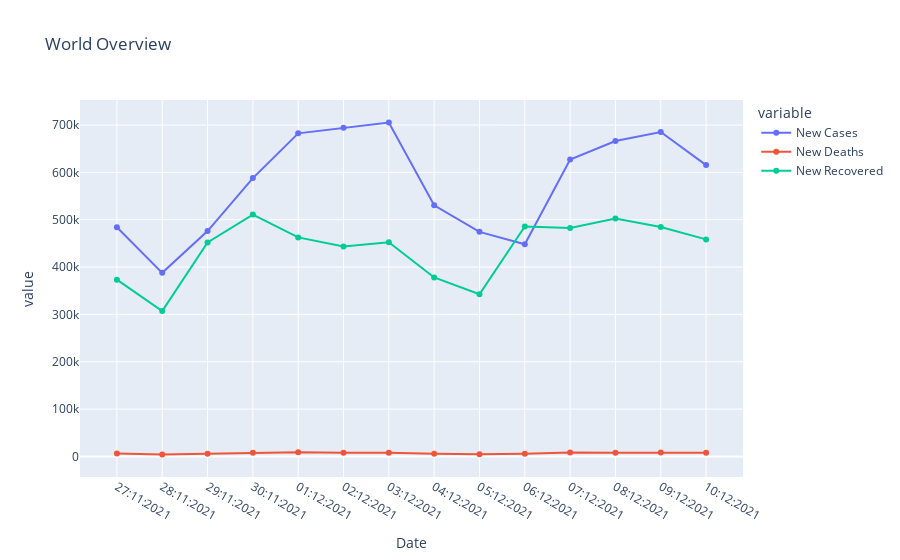

Notebook cell for this chart:
### Code cell
fig = px.line(wolrd_plot, x="Date", y=['New Cases', 'New Deaths','New Recovered'], markers = True, title="World Overview") 
fig
fig.show()

### Figure 1 — Plotly figure (JSON) as saved in the notebook; plotly's stock layout.template omitted (floating-point values rounded to 4 significant figures)
{"data": [{"hovertemplate": "variable=New Cases<br>Date=%{x}<br>value=%{y}<extra></extra>", "legendgroup": "New Cases", "line": {"color": "#636efa", "dash": "solid"}, "marker": {"symbol": "circle"}, "mode": "lines+markers", "name": "New Cases", "orientation": "v", "showlegend": true, "type": "scatter", "x": ["27:11:2021", "28:11:2021", "29:11:2021", "30:11:2021", "01:12:2021", "02:12:2021", "03:12:2021", "04:12:2021", "05:12:2021", "06:12:2021", "07:12:2021", "08:12:2021", "09:12:2021", "10:12:2021"], "xaxis": "x", "y": [484205, 387788, 475969, 587982, 682525, 694394, 705204, 530432, 474423, 448248, 627031, 666364, 685385, 615462], "yaxis": "y"}, {"hovertemplate": "variable=New Deaths<br>Date=%{x}<br>value=%{y}<extra></extra>", "legendgroup": "New Deaths", "line": {"color": "#EF553B", "dash": "solid"}, "marker": {"symbol": "circle"}, "mode": "lines+markers", "name": "New Deaths", "orientation": "v", "showlegend": true, "type": "scatter", "x": ["27:11:2021", "28:11:2021", "29:11:2021", "30:11:2021", "01:12:2021", "02:12:2021", "03:12:2021", "04:12:2021", "05:12:2021", "06:12:2021", "07:12:2021", "08:12:2021", "09:12:2021", "10:12:2021"], "xaxis": "x", "y": [6014, 4257, 5825, 7883, 8535, 7571, 7928, 5692, 4569, 5612, 8237, 7895, 8289, 7921], "yaxis": "y"}, {"hovertemplate": "variable=New Recovered<br>Date=%{x}<br>value=%{y}<extra></extra>", "legendgroup": "New Recovered", "line": {"color": "#00cc96", "dash": "solid"}, "marker": {"symbol": "circle"}, "mode": "lines+markers", "name": "New Recovered", "orientation": "v", "showlegend": true, "type": "scatter", "x": ["27:11:2021", "28:11:2021", "29:11:2021", "30:11:2021", "01:12:2021", "02:12:2021", "03:12:2021", "04:12:2021", "05:12:2021", "06:12:2021", "07:12:2021", "08:12:2021", "09:12:2021", "10:12:2021"], "xaxis": "x", "y": [373473, 307047, 451875, 510886, 462696, 443518, 452414, 378011, 342523, 485818, 482526, 502513, 484503, 458478], "yaxis": "y"}], "layout": {"legend": {"title": {"text": "variable"}, "tracegroupgap": 0}, "title": {"text": "World Overview"}, "xaxis": {"anchor": "y", "domain": [0, 1], "title": {"text": "Date"}}, "yaxis": {"anchor": "x", "domain": [0, 1], "title": {"text": "value"}}}}
